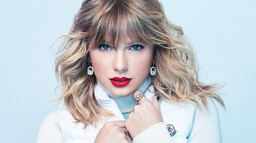
#> input picture images/taylor.jpg, 256 x 143 px, shrunk from 1000 x 560 before the run, found by its file name
$ python q10_bilateral_filtering.py
#> lines starting #> are read from the running program, lines starting #| are printed output that depends on the picture
import cv2
import numpy as np
import matplotlib.pyplot as plt
import math

def bilateral_filter_manual(img, diameter, sigma_s, sigma_r):
    h, w = img.shape
    radius = diameter // 2
    output = np.zeros_like(img, dtype=np.float32)

    # Add padding to handle edges
    padded_img = cv2.copyMakeBorder(img, radius, radius, radius, radius, cv2.BORDER_REFLECT)

    for i in range(h):
        for j in range(w):
            wp = 0
            filtered_value = 0
            i_pad, j_pad = i + radius, j + radius
            p_intensity = padded_img[i_pad, j_pad]

            for x in range(-radius, radius + 1):
                for y in range(-radius, radius + 1):
                    q_intensity = padded_img[i_pad + x, j_pad + y]

                    # Spatial Weight
                    spatial_dist_sq = x**2 + y**2
                    spatial_weight = math.exp(-spatial_dist_sq / (2 * sigma_s**2))

                    # Range Weight
                    intensity_diff_sq = (float(q_intensity) - float(p_intensity))**2
                    range_weight = math.exp(-intensity_diff_sq / (2 * sigma_r**2))

                    weight = spatial_weight * range_weight
                    wp += weight
                    filtered_value += weight * q_intensity

            output[i, j] = filtered_value / wp

    return np.uint8(np.clip(output, 0, 255))

# ================== LOAD IMAGE ==================
img_path = r'C:\Users\HP\OneDrive\Documents\GitHub\ET3112_Assignment_01\images\taylor.jpg'
img = cv2.imread(img_path, cv2.IMREAD_GRAYSCALE)
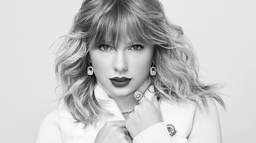
#> img: shape (143, 256); min 0, max 255, mean 198.7

if img is None:
    print("Image not found!")
    exit()

# (b) Gaussian Smoothing
gaussian = cv2.GaussianBlur(img, (7, 7), sigmaX=3)
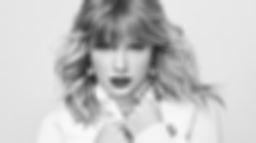
#> gaussian: shape (143, 256); min 41, max 250, mean 198.7

# (c) Bilateral Filtering (OpenCV)
bilateral_cv = cv2.bilateralFilter(img, d=7, sigmaColor=50, sigmaSpace=50)
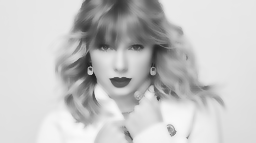
#> bilateral_cv: shape (143, 256); min 30, max 250, mean 198.8

# (d) Bilateral Filtering (Manual)
bilateral_manual = bilateral_filter_manual(img, diameter=7, sigma_s=3, sigma_r=50)
#> in bilateral_filter_manual, `padded_img = cv2.copyMakeBorder(img, radius, radius, radius, radius, c..`:
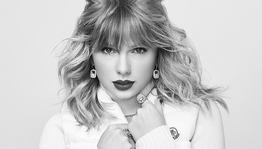
#> padded_img: shape (149, 262); min 0, max 255, mean 199.9

# ================== DISPLAY RESULTS ==================
# 1. We use a larger figsize for more breathing room
plt.figure(figsize=(14, 10))

plt.subplot(2, 2, 1)
plt.imshow(img, cmap='gray')
plt.title("Original Image", pad=15)
plt.axis('off')

plt.subplot(2, 2, 2)
plt.imshow(gaussian, cmap='gray')
plt.title("Gaussian Filtering)", pad=15)
plt.axis('off')

plt.subplot(2, 2, 3)
plt.imshow(bilateral_cv, cmap='gray')
plt.title("Bilateral Filter (OpenCV)", pad=15)
plt.axis('off')

plt.subplot(2, 2, 4)
plt.imshow(bilateral_manual, cmap='gray')
plt.title("Bilateral Filter (Manual)", pad=15)
plt.axis('off')

# 2. Adjust spacing manually:
# wspace = width spacing between subplots
# hspace = height spacing between subplots
plt.subplots_adjust(left=0.1, bottom=0.1, right=0.9, top=0.9, wspace=0.3, hspace=0.4)

plt.show()

$ run again, with images/runway.jpg copied over images/taylor.jpg
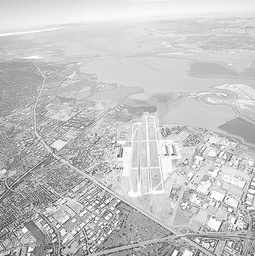
#> input picture images/runway.jpg, 255 x 256 px, shrunk from 765 x 769 before the run, found by its file name
#> img is the input picture: shape (256, 255); min 34, max 255, mean 197
#> in bilateral_filter_manual, `padded_img = cv2.copyMakeBorder(img, radius, radius, radius, radius, c..`:
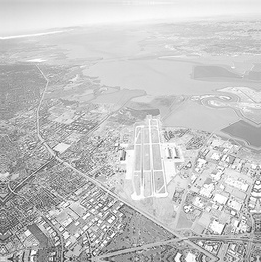
#> padded_img: shape (262, 261); min 34, max 255, mean 196.5
#> `plt.show()`:
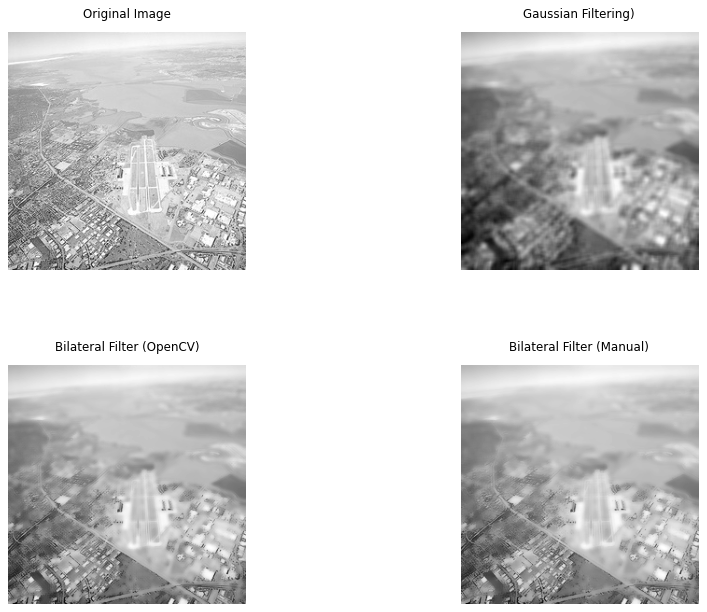
#> figure drawn by matplotlib, 4 panels
